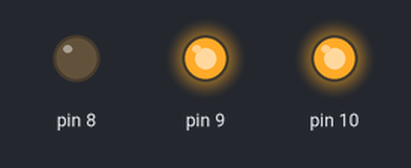
A sketch run on a simulated Arduino Uno, built with avr-gcc and run on an emulated ATmega328P. Parts: output pins drawn as LEDs (lit = HIGH).

Above: at 1.5 s.
At 7.5 s:
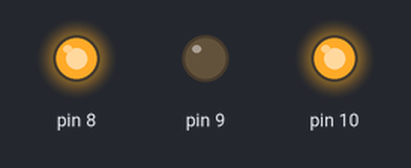
At 10.5 s:
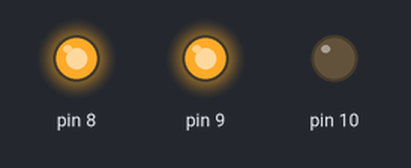
Timing chart, 0 to 15.6 s (numbered marks = the images above):
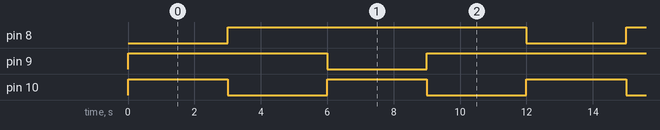

The sketch:

Test_L298N.ino
```cpp
void setup()
{
     //TCCR1B = TCCR1B & B11111000 | B00000101;    // ปรับ timer 1 divisor เพื่อให้ได้ค่าความถี่
                                                                                                      // สัญญาณ PWM ของขา 9,10 ที่ 30.64 Hz

     pinMode(10,OUTPUT);   //กำหนด ขา 10 (ต่ออยู่กับ ENA ให้เป็นแบบ OUTPUT)
     pinMode(9,OUTPUT);   //กำหนด ขา 9 (ต่ออยู่กับ IN1 ให้เป็นแบบ OUTPUT)
     pinMode(8,OUTPUT);   //กำหนด ขา 8 (ต่ออยู่กับ IN2 ให้เป็นแบบ OUTPUT)
}

void loop()
{
     digitalWrite(9,HIGH);      //ตามตารางข้างบน ต้องกำหนด IN1 = HIGH
     digitalWrite(8,LOW);       //และ IN2 = LOW มอเตอร์ A จึงจะทำงานหมุนไปด้านหน้า
     analogWrite(10,255);       //และสั่งหมุนที่ความเร็วสูงสุด 255 ผ่านทาง ENA (ขา 10) ที่เป็น PWM

     delay(3000);                     //รอเวลา 3 วินาที

     digitalWrite(9,HIGH);       //ตามตารางข้างบน ต้องกำหนด IN1 = HIGH
     digitalWrite(8,HIGH);       //และ IN2 = HIGH มอเตอร์ A จึงจะหยุดการทำงานทันที (เบรค)
     analogWrite(10,0);            //และสั่งความเร็วมอเตอร์ให้เป็น 0 ผ่านทาง ENA (ขา 10) ที่เป็น PWM

     delay(3000);                     //รอเวลา 3 วินาที

     digitalWrite(9,LOW);        //ตามตารางข้างบน ต้องกำหนด IN1 = LOW
     digitalWrite(8,HIGH);       //และ IN2 = HIGH มอเตอร์ A จึงจะทำงานหมุนถอยหลัง
     analogWrite(10,255);         //และสั่งหมุนที่ความเร็วสูงสุด 255 ผ่านทาง ENA (ขา 10) ที่เป็น PWM

     delay(3000);                     //รอเวลา 3 วินาที

     digitalWrite(9,HIGH);       //ตามตารางข้างบน ต้องกำหนด IN1 = HIGH
     digitalWrite(8,HIGH);       //และ IN2 = HIGH มอเตอร์ A จึงจะหยุดการทำงานทันที (เบรค)
     analogWrite(10,0);            //และสั่งความเร็วมอเตอร์ให้เป็น 0 ผ่านทาง ENA (ขา 10) ที่เป็น PWM

     delay(3000);                     //รอเวลา 3 วินาที จบตรงนี้แล้วโค้ดจะเริ่มใหม่ วนไปเรื่อยๆ
}
```

Measured:
- by itself, pin 8: alternates HIGH for 9.0 s and LOW for 3.0 s
- by itself, pin 9: repeats every 12.0 s: LOW 3.0 s, HIGH 9.0 s
- by itself, pin 10: alternates HIGH for 3.0 s and LOW for 3.0 s
